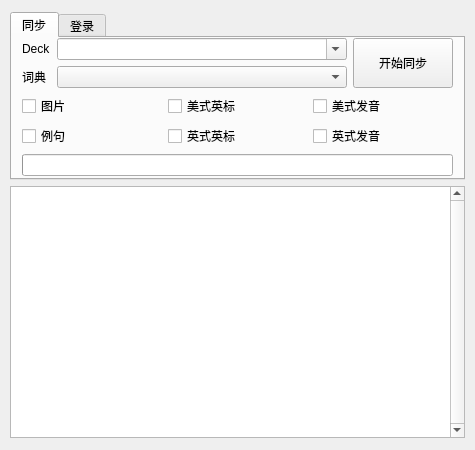
<?xml version="1.0" encoding="UTF-8"?>
<ui version="4.0">
 <class>Form</class>
 <widget class="QWidget" name="Form">
  <property name="geometry">
   <rect>
    <x>0</x>
    <y>0</y>
    <width>475</width>
    <height>450</height>
   </rect>
  </property>
  <property name="windowTitle">
   <string>Dict2Anki</string>
  </property>
  <layout class="QGridLayout" name="gridLayout">
   <property name="sizeConstraint">
    <enum>QLayout::SetDefaultConstraint</enum>
   </property>
   <property name="leftMargin">
    <number>10</number>
   </property>
   <property name="topMargin">
    <number>12</number>
   </property>
   <property name="rightMargin">
    <number>10</number>
   </property>
   <property name="bottomMargin">
    <number>12</number>
   </property>
   <item row="2" column="0">
    <widget class="QPlainTextEdit" name="logBox">
     <property name="sizePolicy">
      <sizepolicy hsizetype="Expanding" vsizetype="Expanding">
       <horstretch>0</horstretch>
       <verstretch>0</verstretch>
      </sizepolicy>
     </property>
     <property name="autoFillBackground">
      <bool>false</bool>
     </property>
     <property name="verticalScrollBarPolicy">
      <enum>Qt::ScrollBarAlwaysOn</enum>
     </property>
     <property name="backgroundVisible">
      <bool>false</bool>
     </property>
    </widget>
   </item>
   <item row="0" column="0">
    <widget class="QTabWidget" name="tabWidget">
     <property name="sizePolicy">
      <sizepolicy hsizetype="Expanding" vsizetype="Fixed">
       <horstretch>0</horstretch>
       <verstretch>0</verstretch>
      </sizepolicy>
     </property>
     <property name="currentIndex">
      <number>0</number>
     </property>
     <widget class="QWidget" name="tab">
      <attribute name="title">
       <string>同步</string>
      </attribute>
      <layout class="QGridLayout" name="gridLayout_2">
       <property name="leftMargin">
        <number>10</number>
       </property>
       <property name="topMargin">
        <number>0</number>
       </property>
       <property name="rightMargin">
        <number>10</number>
       </property>
       <property name="bottomMargin">
        <number>0</number>
       </property>
       <item row="0" column="0">
        <widget class="QLabel" name="label">
         <property name="sizePolicy">
          <sizepolicy hsizetype="Fixed" vsizetype="Preferred">
           <horstretch>0</horstretch>
           <verstretch>0</verstretch>
          </sizepolicy>
         </property>
         <property name="text">
          <string>Deck</string>
         </property>
        </widget>
       </item>
       <item row="0" column="1">
        <widget class="QComboBox" name="deckComboBox">
         <property name="editable">
          <bool>true</bool>
         </property>
        </widget>
       </item>
       <item row="1" column="1">
        <widget class="QComboBox" name="dictionaryComboBox"/>
       </item>
       <item row="0" column="2" rowspan="2">
        <widget class="QPushButton" name="startSyncBtn">
         <property name="sizePolicy">
          <sizepolicy hsizetype="Fixed" vsizetype="Preferred">
           <horstretch>0</horstretch>
           <verstretch>0</verstretch>
          </sizepolicy>
         </property>
         <property name="minimumSize">
          <size>
           <width>100</width>
           <height>0</height>
          </size>
         </property>
         <property name="text">
          <string>开始同步</string>
         </property>
        </widget>
       </item>
       <item row="1" column="0">
        <widget class="QLabel" name="label_2">
         <property name="sizePolicy">
          <sizepolicy hsizetype="Fixed" vsizetype="Preferred">
           <horstretch>0</horstretch>
           <verstretch>0</verstretch>
          </sizepolicy>
         </property>
         <property name="text">
          <string>词典</string>
         </property>
        </widget>
       </item>
       <item row="3" column="0" colspan="3">
        <widget class="QProgressBar" name="progressBar">
         <property name="value">
          <number>0</number>
         </property>
         <property name="textVisible">
          <bool>false</bool>
         </property>
        </widget>
       </item>
       <item row="2" column="0" colspan="3">
        <layout class="QGridLayout" name="gridLayout_3">
         <item row="0" column="0">
          <widget class="QCheckBox" name="imageCheckBox">
           <property name="text">
            <string>图片</string>
           </property>
          </widget>
         </item>
         <item row="1" column="1">
          <widget class="QCheckBox" name="BrEPhoneticCheckBox">
           <property name="text">
            <string>英式英标</string>
           </property>
          </widget>
         </item>
         <item row="0" column="1">
          <widget class="QCheckBox" name="AmEPhoneticCheckBox">
           <property name="text">
            <string>美式英标</string>
           </property>
          </widget>
         </item>
         <item row="1" column="0">
          <widget class="QCheckBox" name="samplesCheckBox">
           <property name="text">
            <string>例句</string>
           </property>
          </widget>
         </item>
         <item row="1" column="2">
          <widget class="QCheckBox" name="BrEPronCheckBox">
           <property name="text">
            <string>英式发音</string>
           </property>
          </widget>
         </item>
         <item row="0" column="2">
          <widget class="QCheckBox" name="AmEPronCheckBox">
           <property name="text">
            <string>美式发音</string>
           </property>
          </widget>
         </item>
        </layout>
       </item>
      </layout>
     </widget>
     <widget class="QWidget" name="tab_2">
      <attribute name="title">
       <string>登录</string>
      </attribute>
      <layout class="QGridLayout" name="gridLayout_4">
       <property name="leftMargin">
        <number>10</number>
       </property>
       <property name="topMargin">
        <number>0</number>
       </property>
       <property name="rightMargin">
        <number>10</number>
       </property>
       <property name="bottomMargin">
        <number>0</number>
       </property>
       <item row="2" column="0">
        <widget class="QLabel" name="label_4">
         <property name="sizePolicy">
          <sizepolicy hsizetype="Fixed" vsizetype="Preferred">
           <horstretch>0</horstretch>
           <verstretch>0</verstretch>
          </sizepolicy>
         </property>
         <property name="text">
          <string>密码</string>
         </property>
        </widget>
       </item>
       <item row="1" column="0">
        <widget class="QLabel" name="label_3">
         <property name="sizePolicy">
          <sizepolicy hsizetype="Fixed" vsizetype="Preferred">
           <horstretch>0</horstretch>
           <verstretch>0</verstretch>
          </sizepolicy>
         </property>
         <property name="text">
          <string>账号</string>
         </property>
        </widget>
       </item>
       <item row="1" column="1" colspan="2">
        <widget class="QLineEdit" name="username"/>
       </item>
       <item row="2" column="1" colspan="2">
        <widget class="QLineEdit" name="password">
         <property name="echoMode">
          <enum>QLineEdit::PasswordEchoOnEdit</enum>
         </property>
        </widget>
       </item>
       <item row="0" column="0" colspan="3">
        <widget class="QLabel" name="currentDictionaryLable">
         <property name="sizePolicy">
          <sizepolicy hsizetype="Preferred" vsizetype="Fixed">
           <horstretch>0</horstretch>
           <verstretch>0</verstretch>
          </sizepolicy>
         </property>
         <property name="text">
          <string>当前字典：</string>
         </property>
         <property name="alignment">
          <set>Qt::AlignLeading|Qt::AlignLeft|Qt::AlignVCenter</set>
         </property>
        </widget>
       </item>
      </layout>
     </widget>
    </widget>
   </item>
  </layout>
 </widget>
 <resources/>
 <connections/>
</ui>
